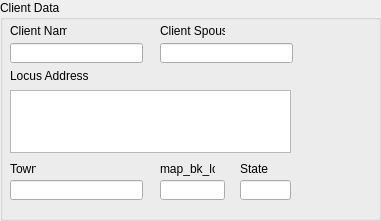
         <widget class="QGroupBox" name="groupBox_client">
          <property name="geometry">
           <rect>
            <x>20</x>
            <y>260</y>
            <width>381</width>
            <height>221</height>
           </rect>
          </property>
          <property name="title">
           <string>Client Data</string>
          </property>
          <widget class="QLabel" name="label_7">
           <property name="geometry">
            <rect>
             <x>10</x>
             <y>23</y>
             <width>57</width>
             <height>16</height>
            </rect>
           </property>
           <property name="sizePolicy">
            <sizepolicy hsizetype="Fixed" vsizetype="Preferred">
             <horstretch>0</horstretch>
             <verstretch>0</verstretch>
            </sizepolicy>
           </property>
           <property name="text">
            <string>Client Name</string>
           </property>
           <property name="buddy">
            <cstring>lineEdit_clientName</cstring>
           </property>
          </widget>
          <widget class="QLineEdit" name="lineEdit_clientName">
           <property name="geometry">
            <rect>
             <x>10</x>
             <y>43</y>
             <width>133</width>
             <height>20</height>
            </rect>
           </property>
           <property name="sizePolicy">
            <sizepolicy hsizetype="Fixed" vsizetype="Fixed">
             <horstretch>0</horstretch>
             <verstretch>0</verstretch>
            </sizepolicy>
           </property>
          </widget>
          <widget class="QLineEdit" name="lineEdit_clientSpouse">
           <property name="geometry">
            <rect>
             <x>160</x>
             <y>43</y>
             <width>133</width>
             <height>20</height>
            </rect>
           </property>
           <property name="sizePolicy">
            <sizepolicy hsizetype="Fixed" vsizetype="Fixed">
             <horstretch>0</horstretch>
             <verstretch>0</verstretch>
            </sizepolicy>
           </property>
          </widget>
          <widget class="QLabel" name="label_8">
           <property name="geometry">
            <rect>
             <x>160</x>
             <y>23</y>
             <width>65</width>
             <height>16</height>
            </rect>
           </property>
           <property name="sizePolicy">
            <sizepolicy hsizetype="Fixed" vsizetype="Preferred">
             <horstretch>0</horstretch>
             <verstretch>0</verstretch>
            </sizepolicy>
           </property>
           <property name="text">
            <string>Client Spouse</string>
           </property>
           <property name="buddy">
            <cstring>lineEdit_clientSpouse</cstring>
           </property>
          </widget>
          <widget class="QLabel" name="label_23">
           <property name="geometry">
            <rect>
             <x>10</x>
             <y>68</y>
             <width>171</width>
             <height>16</height>
            </rect>
           </property>
           <property name="sizePolicy">
            <sizepolicy hsizetype="Fixed" vsizetype="Preferred">
             <horstretch>0</horstretch>
             <verstretch>0</verstretch>
            </sizepolicy>
           </property>
           <property name="text">
            <string>Locus Address</string>
           </property>
          </widget>
          <widget class="QLineEdit" name="map_bk_lot">
           <property name="geometry">
            <rect>
             <x>160</x>
             <y>180</y>
             <width>65</width>
             <height>20</height>
            </rect>
           </property>
           <property name="sizePolicy">
            <sizepolicy hsizetype="Fixed" vsizetype="Fixed">
             <horstretch>0</horstretch>
             <verstretch>0</verstretch>
            </sizepolicy>
           </property>
           <property name="text">
            <string/>
           </property>
          </widget>
          <widget class="QLabel" name="label_pMap_bk_lot_2">
           <property name="geometry">
            <rect>
             <x>160</x>
             <y>161</y>
             <width>55</width>
             <height>16</height>
            </rect>
           </property>
           <property name="text">
            <string>map_bk_lot</string>
           </property>
           <property name="buddy">
            <cstring>map_bk_lot</cstring>
           </property>
          </widget>
          <widget class="QLineEdit" name="town">
           <property name="geometry">
            <rect>
             <x>10</x>
             <y>180</y>
             <width>133</width>
             <height>20</height>
            </rect>
           </property>
           <property name="sizePolicy">
            <sizepolicy hsizetype="Fixed" vsizetype="Fixed">
             <horstretch>0</horstretch>
             <verstretch>0</verstretch>
            </sizepolicy>
           </property>
          </widget>
          <widget class="QLabel" name="label_5">
           <property name="geometry">
            <rect>
             <x>10</x>
             <y>161</y>
             <width>26</width>
             <height>16</height>
            </rect>
           </property>
           <property name="sizePolicy">
            <sizepolicy hsizetype="Fixed" vsizetype="Fixed">
             <horstretch>0</horstretch>
             <verstretch>0</verstretch>
            </sizepolicy>
           </property>
           <property name="text">
            <string>Town</string>
           </property>
           <property name="buddy">
            <cstring>town</cstring>
           </property>
          </widget>
          <widget class="QLabel" name="label_pMap_bk_lot_3">
           <property name="geometry">
            <rect>
             <x>240</x>
             <y>161</y>
             <width>35</width>
             <height>16</height>
            </rect>
           </property>
           <property name="text">
            <string>State</string>
           </property>
           <property name="buddy">
            <cstring>map_bk_lot</cstring>
           </property>
          </widget>
          <widget class="QLineEdit" name="lineEdit_jState">
           <property name="geometry">
            <rect>
             <x>240</x>
             <y>180</y>
             <width>51</width>
             <height>20</height>
            </rect>
           </property>
           <property name="sizePolicy">
            <sizepolicy hsizetype="Fixed" vsizetype="Fixed">
             <horstretch>0</horstretch>
             <verstretch>0</verstretch>
            </sizepolicy>
           </property>
           <property name="text">
            <string/>
           </property>
          </widget>
          <widget class="QPlainTextEdit" name="textEdit_locusAddr">
           <property name="geometry">
            <rect>
             <x>10</x>
             <y>90</y>
             <width>281</width>
             <height>63</height>
            </rect>
           </property>
          </widget>
         </widget>
